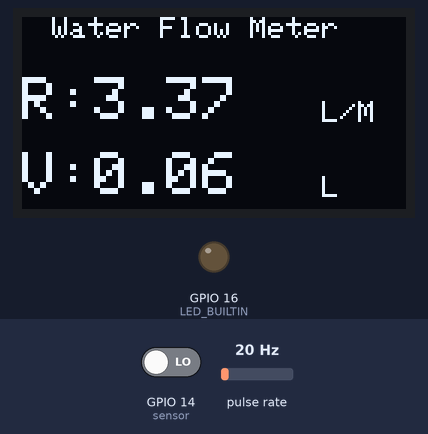
Recording of a sketch running on a simulated ESP8266 (NodeMCU). Shown: 128×64 one-colour display, output pins drawn as LEDs (lit = HIGH). Wiring (inferred from the names in the program): pulse sensor: data GPIO 12. The test bench sets the inputs (shaded band); at power-on: GPIO 14 (sensor) LOW, pulse rate 20 Hz. WiFi joins after 1.5 s; servers stay silent unless stated; network time is answered at once with the bench clock; the local clock reads 2024-03-15 10:24:30 at power-on unless the sketch sets it; the Firebase database answers and starts empty; what the sketch prints to the serial monitor is not drawn.

Above: at 7.1 s.
7.2 s: GPIO 14 (sensor) driven HIGH
At 13.0 s:
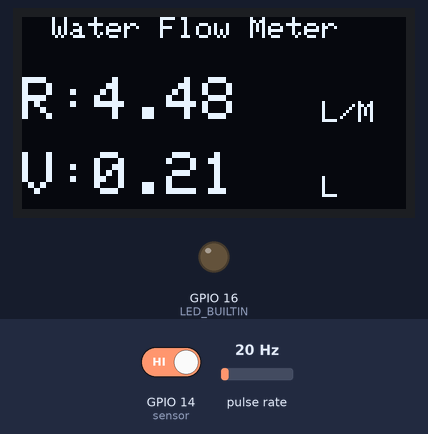
14.7 s: pulse rate (sensor on GPIO 12) set to 4 Hz
At 17.7 s:
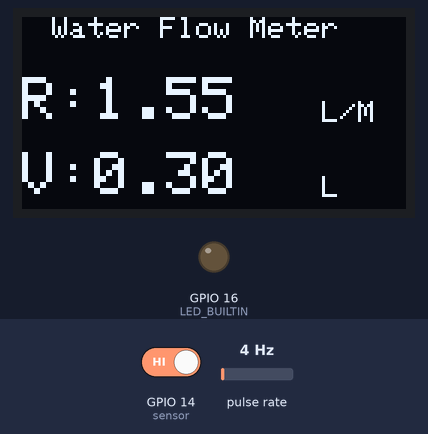
20.9 s: pulse rate (sensor on GPIO 12) set to 50 Hz
At 22.4 s:
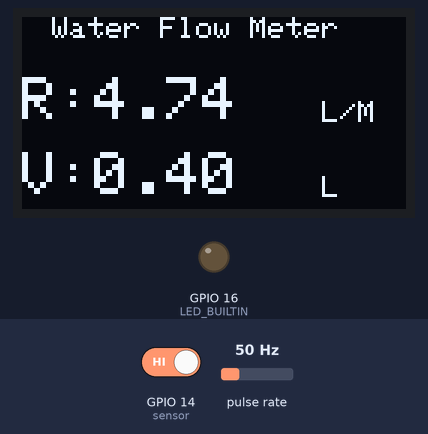
26.0 s: GPIO 14 (sensor) driven LOW
At 30.6 s:
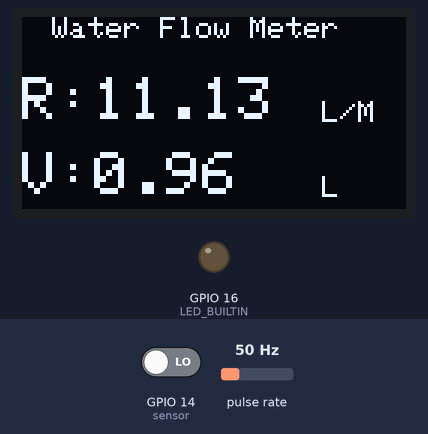
33.5 s: pulse rate (sensor on GPIO 12) set to 100 Hz
At 35.2 s:
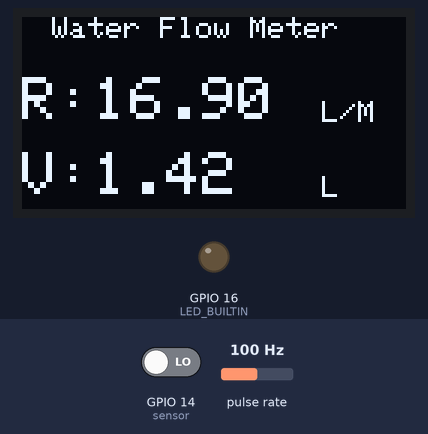
Timing chart, 0 to 36.7 s (numbered marks = the images above; inputs shaded):
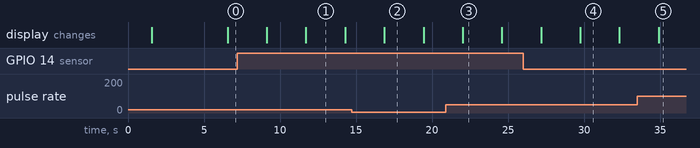

Measured:
- what the display in image 1 shows lasts 2.6 s, from 11.7 s to 14.3 s

The sketch:

ESPCODE.ino
```cpp
/*
PROJECT TITLE:

-----------------------SMART WATER MANAGEMENT-----------------------------------------------

-----------------------CORE CONTRIBUTORS----------------------------------------------------
- |Arjjun G            |B.Tech (Mechtronics Engineering) | Puducherry Technological University|
- |Arjun Christopher S |B.Tech (Information Technology)  | Puducherry Technological University|
- |Aaryan M            |B.Tech (Information Technology)  | Puducherry Technological University|
--------------------------------------------------------------------------------------------
Required Library & their Versions: Firebase ESP8266 Client by Mobizt --version:4.0.0
                                   ArduinoJson by Benoit             --version:5.11.1
                                   Adafruit GFX by Adafruit          --version:1.11.9
                                   Adafruit SSD1306 by Adafruit      --version:2.5.10

Note : "The Above mentioned libraries are critical so install them in the above mentioned version for proper working"
*/

//Header Files inclusion

#include <Arduino.h>
#if defined(ESP32)
#include <WiFi.h>
#include <FirebaseESP32.h>
#elif defined(ESP8266)
#include <ESP8266WiFi.h>
#include <FirebaseESP8266.h>
#elif defined(PICO_RP2040)
#include <WiFi.h>
#include <FirebaseESP8266.h>
#endif

#include <addons/TokenHelper.h>
#include <addons/RTDBHelper.h>
#include <ESP8266WiFi.h>
#include <SPI.h>
#include <Wire.h>
#include <Adafruit_GFX.h>
#include <Adafruit_SSD1306.h>
#include <NTPClient.h>
#include <WiFiUdp.h>

//Defenitions

#define SCREEN_WIDTH 128
#define SCREEN_HEIGHT 64
#define OLED_RESET -1
#define LED_BUILTIN 16
#define SENSOR  12
#define API_KEY "AIzaSyDSh0I9WcifMky1_XOLiIRY0HcVGC1nfWg"
#define DATABASE_URL "https://smart-water-management-b0aab-default-rtdb.asia-southeast1.firebasedatabase.app/"
#define USER_EMAIL "arjjungobalakrishnan@gmail.com"
#define USER_PASSWORD "29012005arjjun"

//Necessary Variables

const char *ssid = "ARJJUN-HALL";
const char *pass = "29012005@Lucky&John!";
long currentMillis = 0;
long previousMillis = 0;
int interval = 1000;
boolean ledState = LOW;
float calibrationFactor = 4.5;
volatile byte pulseCount;
byte pulse1Sec = 0;
float flowRate;
unsigned long flowMilliLitres;
unsigned int totalMilliLitres;
float flowLitres;
float totalLitres;
int sensor = 14;
int val = 0;
const long utcOffsetInSeconds = 19800;
int currentMonth;
int currentDay;
float previousMonthData;
int adult ;
int children ;
int waterLimit;
int remaining;
bool agentloginstatus;
int counter;

//Creating Objects

WiFiClient client;
Adafruit_SSD1306 display(SCREEN_WIDTH, SCREEN_HEIGHT, &Wire, OLED_RESET);
FirebaseData fbdo;
FirebaseAuth auth;
FirebaseConfig config;
WiFiUDP ntpUDP;
NTPClient timeClient(ntpUDP, "pool.ntp.org", utcOffsetInSeconds, 60000);

//ISR (Interrupt Subroutine Function)

void IRAM_ATTR pulseCounter()
{
  pulseCount++;
}

//Function to Connect to Wi-Fi

void setupWiFi() {
    Serial.print("Connecting to ");
    Serial.println(ssid);
    WiFi.begin(ssid, pass);
    while (WiFi.status() != WL_CONNECTED) {
        delay(500);
        Serial.print(".");
    }
    Serial.println("WiFi connected");
}

//Initializing Variables and other critical object

void setup()
{
  //Setup the Serial Monitor

  Serial.begin(115200);
  setupWiFi();
  timeClient.begin();
  timeClient.update();
  display.begin(SSD1306_SWITCHCAPVCC, 0x3C); //initialize with the I2C addr 0x3C (128x64)
  display.clearDisplay();
  delay(10);

  //Initializing Firebase and authenticate

  Serial.printf("Firebase Client v%s\n\n", FIREBASE_CLIENT_VERSION);
  config.api_key = API_KEY;
  auth.user.email = USER_EMAIL;
  auth.user.password = USER_PASSWORD;
  config.database_url = DATABASE_URL;
  config.token_status_callback = tokenStatusCallback;
  Firebase.begin(&config, &auth);
  Firebase.reconnectWiFi(true);
  Firebase.setDoubleDigits(5);

  pinMode(LED_BUILTIN, OUTPUT);
  pinMode(SENSOR, INPUT_PULLUP);

  //Parameters Calculated

  pulseCount = 0;
  flowRate = 0.0;
  flowMilliLitres = 0;
  totalMilliLitres = 0;
  previousMillis = 0;
  counter = 0;

  //Attaching the interrupt

  attachInterrupt(digitalPinToInterrupt(SENSOR), pulseCounter, FALLING);

  //Setting up Critical variables in Firebase

  Firebase.RTDB.setInt(&fbdo, "User1/adults", 0);
  Firebase.RTDB.setInt(&fbdo, "User1/children", 0);
  Firebase.RTDB.setFloat(&fbdo, "User1/Total-Litres", 0);
  Firebase.RTDB.setInt(&fbdo, "User1/Limit", 0);
  Firebase.RTDB.setInt(&fbdo, "User1/Remaining", 0);

  //Setting up Variables in Firebase for Previous month usage

  Firebase.RTDB.setFloat(&fbdo, "User1/History/Total-Litres-January", 0);
  Firebase.RTDB.setFloat(&fbdo, "User1/History/Total-Litres-February", 0);
  Firebase.RTDB.setFloat(&fbdo, "User1/History/Total-Litres-March", 0);
  Firebase.RTDB.setFloat(&fbdo, "User1/History/Total-Litres-April", 0);
  Firebase.RTDB.setFloat(&fbdo, "User1/History/Total-Litres-May", 0);
  Firebase.RTDB.setFloat(&fbdo, "User1/History/Total-Litres-June", 0);
  Firebase.RTDB.setFloat(&fbdo, "User1/History/Total-Litres-July", 0);
  Firebase.RTDB.setFloat(&fbdo, "User1/History/Total-Litres-August", 0);
  Firebase.RTDB.setFloat(&fbdo, "User1/History/Total-Litres-September", 0);
  Firebase.RTDB.setFloat(&fbdo, "User1/History/Total-Litres-October", 0);
  Firebase.RTDB.setFloat(&fbdo, "User1/History/Total-Litres-November", 0);
  Firebase.RTDB.setFloat(&fbdo, "User1/History/Total-Litres-December", 0);


}

void loop()
{
  timeClient.update();
  printCurrentTime();

  //Fetch number of adults from Firebase

  Firebase.RTDB.getInt(&fbdo, "User1/adults");
    if (fbdo.dataType() == "int") {
        adult = fbdo.intData();
        Serial.println(adult);
    }
    else {
      Serial.println(fbdo.errorReason());
    }
  delay(1000);

  //Fetch number of children from Firebase

  Firebase.RTDB.getInt(&fbdo, "User1/children");
    if (fbdo.dataType() == "int") {
        children = fbdo.intData();
        Serial.println(children);
    }
    else {
      Serial.println(fbdo.errorReason());
    }
  delay(1000);

  //Calculate Water Limit for the User from fetched data

  waterLimit = (((adult * 110) + (children *70))*30);

  //Print the Waterlimit

  Serial.print("Water Limit: ");
  Serial.print(waterLimit);
  Serial.println();

  //Calculate the Remaining water limit for the month

  remaining = (waterLimit - int(totalLitres));

  //Print the Remaing water limit

  Serial.print("Remaining Water: ");
  Serial.print(remaining);
  Serial.println();

  //Firebase.RTDB.setFloat(&fbdo, "User1/Total-Litres", totalLitres);

  //If current day if 1 (First Day of the Months) store the calculated data and update it accordingly

  if ((currentDay == 1) && (counter==0)) {
        // Store current month's data to previousMonthData
        previousMonthData = totalLitres;

        // Reset the sensorData
        pulseCount = 0;
        flowRate = 0.0;
        flowMilliLitres = 0;
        totalMilliLitres = 0;
        previousMillis = 0;

        //Set Counter 1 (Used to prevent resetting all day 1)

        counter = 1;

        //Using Switch Case statement to store the history accordingly (using current month's number)

        switch(currentMonth){
          case 1:
             Firebase.RTDB.setFloat(&fbdo, "User1/History/Total-Litres-December", previousMonthData);
             break;
          case 2:
             Firebase.RTDB.setFloat(&fbdo, "User1/History/Total-Litres-Januray", previousMonthData);
             break;
          case 3:
             Firebase.RTDB.setFloat(&fbdo, "User1/History/Total-Litres-February", previousMonthData);
             break;
          case 4:
             Firebase.RTDB.setFloat(&fbdo, "User1/History/Total-Litres-March", previousMonthData);
             break;
          case 5:
             Firebase.RTDB.setFloat(&fbdo, "User1/History/Total-Litres-April", previousMonthData);
             break;
          case 6:
             Firebase.RTDB.setFloat(&fbdo, "User1/History/Total-Litres-May", previousMonthData);
             break;
          case 7:
             Firebase.RTDB.setFloat(&fbdo, "User1/History/Total-Litres-June", previousMonthData);
             break;
          case 8:
             Firebase.RTDB.setFloat(&fbdo, "User1/History/Total-Litres-July", previousMonthData);
             break;
          case 9:
             Firebase.RTDB.setFloat(&fbdo, "User1/History/Total-Litres-August", previousMonthData);
             break;
          case 10:
             Firebase.RTDB.setFloat(&fbdo, "User1/History/Total-Litres-September", previousMonthData);
             break;
          case 11:
             Firebase.RTDB.setFloat(&fbdo, "User1/History/Total-Litres-October", previousMonthData);
             break;
          case 12:
             Firebase.RTDB.setFloat(&fbdo, "User1/History/Total-Litres-November", previousMonthData);
             break;
          default:
             Serial.println("Error in Switch Case");
        }

        // Optional: Add delay to prevent multiple resets in a day
        delay(60000);
  }

  //Reset Counter back to Zero on Day 2 on the current month

  if(currentDay==2){

    counter = 0;

  }

  //Look out for Tampering of Device using PIR (Passive Infrared) Sensor

  val = digitalRead(sensor);
  delay(100);
  if (val == HIGH){
    Serial.println("MOTION DETECTED !");
    //delay(1000);
  }

  //Below Logic is used to calculate the flow rate and Volume of water consumed

  currentMillis = millis();
  if (currentMillis - previousMillis > interval)
  {

    pulse1Sec = pulseCount;
    pulseCount = 0;
    flowRate = ((1000.0 / (millis() - previousMillis)) * pulse1Sec) / calibrationFactor;
    previousMillis = millis();
    flowMilliLitres = (flowRate / 60) * 1000;
    flowLitres = (flowRate / 60);
    totalMilliLitres += flowMilliLitres;
    totalLitres += flowLitres;

    //Display Flow Rate in Serial Monitor

    Serial.print("Flow rate: ");
    Serial.print(float(flowRate));
    Serial.print("L/min");
    Serial.print("\t");
    display.clearDisplay();
    display.setCursor(10,0);
    display.setTextSize(1);
    display.setTextColor(WHITE);
    display.print("Water Flow Meter");

    //Display FLow Rate in OLED Display

    display.setCursor(0,20);
    display.setTextSize(2);
    display.setTextColor(WHITE);
    display.print("R:");
    display.print(float(flowRate));
    display.setCursor(100,28);
    display.setTextSize(1);
    display.print("L/M");

    //Display total consumption (in litres) in Serial Monitor

    Serial.print("Output Liquid Quantity: ");
    Serial.print(totalMilliLitres);
    Serial.print("mL / ");
    Serial.print(totalLitres);
    Serial.println("L");

    //Display total consumption (in litres) OLED Display

    display.setCursor(0,45);
    display.setTextSize(2);
    display.setTextColor(WHITE);
    display.print("V:");
    display.print(totalLitres);
    display.setCursor(100,53);
    display.setTextSize(1);
    display.print("L");
    display.display();
    Firebase.RTDB.setFloat(&fbdo, "User1/Total-Litres", totalLitres);
  }


}


//Get current month and day's number

void printCurrentTime() {

    currentMonth = getCurrentMonth();
    currentDay = timeClient.getDay();
}

//Code to get Current month from NTP

int getCurrentMonth() {
    time_t rawTime = timeClient.getEpochTime();
    struct tm *timeInfo = localtime(&rawTime);
    return timeInfo->tm_mon + 1;
}
```
